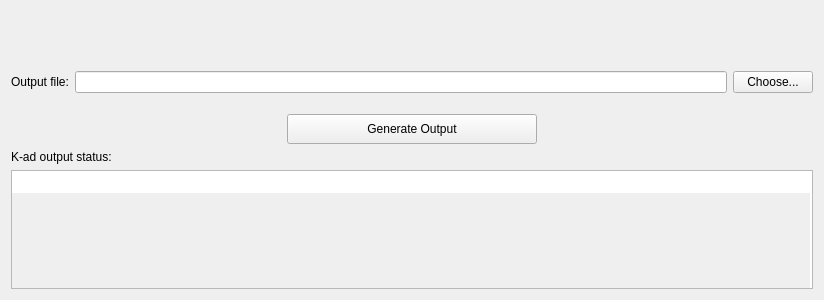
<?xml version="1.0" encoding="UTF-8"?>
<ui version="4.0">
 <class>NewGeneGenerateOutput</class>
 <widget class="QWidget" name="NewGeneGenerateOutput">
  <property name="geometry">
   <rect>
    <x>0</x>
    <y>0</y>
    <width>824</width>
    <height>300</height>
   </rect>
  </property>
  <property name="sizePolicy">
   <sizepolicy hsizetype="Fixed" vsizetype="Preferred">
    <horstretch>0</horstretch>
    <verstretch>0</verstretch>
   </sizepolicy>
  </property>
  <property name="windowTitle">
   <string>Form</string>
  </property>
  <layout class="QVBoxLayout" name="verticalLayout">
   <item>
    <spacer name="verticalSpacer_2">
     <property name="orientation">
      <enum>Qt::Vertical</enum>
     </property>
     <property name="sizeType">
      <enum>QSizePolicy::Fixed</enum>
     </property>
     <property name="sizeHint" stdset="0">
      <size>
       <width>20</width>
       <height>60</height>
      </size>
     </property>
    </spacer>
   </item>
   <item>
    <layout class="QHBoxLayout" name="horizontalLayout">
     <item>
      <layout class="QHBoxLayout" name="horizontalLayout_3">
       <item>
        <widget class="QLabel" name="label">
         <property name="text">
          <string>Output file:</string>
         </property>
        </widget>
       </item>
       <item>
        <widget class="QLineEdit" name="lineEditFilePathToKadOutput">
         <property name="minimumSize">
          <size>
           <width>500</width>
           <height>0</height>
          </size>
         </property>
        </widget>
       </item>
      </layout>
     </item>
     <item>
      <widget class="QPushButton" name="pushButton">
       <property name="minimumSize">
        <size>
         <width>0</width>
         <height>0</height>
        </size>
       </property>
       <property name="text">
        <string>Choose...</string>
       </property>
      </widget>
     </item>
    </layout>
   </item>
   <item>
    <spacer name="verticalSpacer_3">
     <property name="orientation">
      <enum>Qt::Vertical</enum>
     </property>
     <property name="sizeType">
      <enum>QSizePolicy::Fixed</enum>
     </property>
     <property name="sizeHint" stdset="0">
      <size>
       <width>20</width>
       <height>15</height>
      </size>
     </property>
    </spacer>
   </item>
   <item>
    <layout class="QHBoxLayout" name="horizontalLayout_2">
     <item>
      <spacer name="horizontalSpacer">
       <property name="orientation">
        <enum>Qt::Horizontal</enum>
       </property>
       <property name="sizeHint" stdset="0">
        <size>
         <width>80</width>
         <height>20</height>
        </size>
       </property>
      </spacer>
     </item>
     <item>
      <widget class="QPushButton" name="pushButtonGenerateOutput">
       <property name="sizePolicy">
        <sizepolicy hsizetype="Preferred" vsizetype="Fixed">
         <horstretch>0</horstretch>
         <verstretch>0</verstretch>
        </sizepolicy>
       </property>
       <property name="minimumSize">
        <size>
         <width>250</width>
         <height>30</height>
        </size>
       </property>
       <property name="maximumSize">
        <size>
         <width>200</width>
         <height>16777215</height>
        </size>
       </property>
       <property name="text">
        <string>Generate Output</string>
       </property>
      </widget>
     </item>
     <item>
      <spacer name="horizontalSpacer_2">
       <property name="orientation">
        <enum>Qt::Horizontal</enum>
       </property>
       <property name="sizeHint" stdset="0">
        <size>
         <width>80</width>
         <height>20</height>
        </size>
       </property>
      </spacer>
     </item>
    </layout>
   </item>
   <item>
    <layout class="QVBoxLayout" name="verticalLayout_2">
     <item>
      <widget class="QLabel" name="label_2">
       <property name="text">
        <string>K-ad output status:</string>
       </property>
      </widget>
     </item>
     <item>
      <widget class="QPlainTextEdit" name="plainTextEdit_KadStatus">
       <property name="readOnly">
        <bool>true</bool>
       </property>
       <property name="backgroundVisible">
        <bool>true</bool>
       </property>
      </widget>
     </item>
    </layout>
   </item>
  </layout>
 </widget>
 <resources/>
 <connections/>
</ui>
